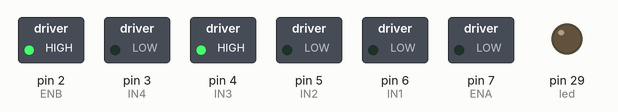
The sketch below on a simulated Arduino Mega 2560, built with avr-gcc and run on an emulated ATmega2560. On the bench: switched loads named in the sketch (green lamp = pin HIGH), output pins drawn as LEDs (lit = HIGH).

Above: at 0.1 s.
Timing chart, 0 to 1.6 s (numbered marks = the images above):
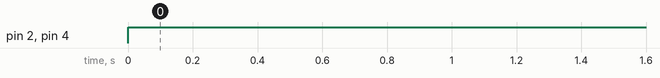

The sketch:

motor.ino
```cpp
int seg;
int led = 29;
// Motor A
int ENA = 7;
int IN1 = 6;
int IN2 = 5;

// Motor B
int ENB = 2;
int IN3 = 4;
int IN4 = 3;

int sensor = A1;
float temperatura;
int echo = 23;
int trigger = 22;
void setup() {

  pinMode (ENA, OUTPUT);
  pinMode (ENB, OUTPUT);
  pinMode (IN1, OUTPUT);
  pinMode (IN2, OUTPUT);
  pinMode (IN3, OUTPUT);
  pinMode (IN4, OUTPUT);
  pinMode (led, OUTPUT);
  pinMode (sensor, INPUT);
  Serial.begin(9600);
  pinMode(trigger, OUTPUT);
  pinMode(echo, INPUT);
  digitalWrite(trigger, LOW);
}


void Adelante ()
{
  Serial.println("ADELANTE");
  //Direccion motor A
  digitalWrite (IN1, HIGH);
  digitalWrite (IN2, LOW);
  analogWrite (ENA, 255); //Velocidad motor A
  //Direccion motor B
  digitalWrite (IN3, HIGH);
  digitalWrite (IN4, LOW);
  analogWrite (ENB, 255); //Velocidad motor B
}

void Parar ()
{
  Serial.println("PARAR");
  //Direccion motor A
    digitalWrite (IN1, LOW);
    digitalWrite (IN2, LOW);
    analogWrite (ENA, 0); //Velocidad motor A
    //Direccion motor B
    digitalWrite (IN3, LOW);
    digitalWrite (IN4, LOW);
    analogWrite (ENB, 0); //Velocidad motor A
}
void Atras ()
{
  Serial.println("ATRAS");
  //Direccion motor A
  digitalWrite (IN1, LOW);
  digitalWrite (IN2, HIGH);
  analogWrite (ENA, 255); //Velocidad motor A
  //Direccion motor B
  digitalWrite (IN3, LOW);
  digitalWrite (IN4, HIGH);
  analogWrite (ENB, 255); //Velocidad motor B
}

void Izquierda ()
{
  Serial.println("IZQ");
  //Direccion motor A
    digitalWrite (IN1, LOW);
    digitalWrite (IN2, HIGH);
    analogWrite (ENA, 50); //Velocidad motor A
    //Direccion motor B
    digitalWrite (IN3, HIGH);
    digitalWrite (IN4, LOW);
    analogWrite (ENB, 255); //Velocidad motor A
}
void Derecha ()
{
  Serial.println("DER");
  //Direccion motor A
  digitalWrite (IN1, HIGH);
  digitalWrite (IN2, LOW);
  analogWrite (ENA, 255); //Velocidad motor A
  //Direccion motor B
  digitalWrite (IN3, LOW);
  digitalWrite (IN4, HIGH);
  analogWrite (ENB, 100); //Velocidad motor A
}
// put your main code here, to run repeatedly:
void loop ()
{
analogWrite(ENB,255);
digitalWrite(IN3,HIGH);


}
```

Measured:
- by itself, pin 2 (ENB), pin 4 (IN3): LOW → HIGH at 0.00 s
